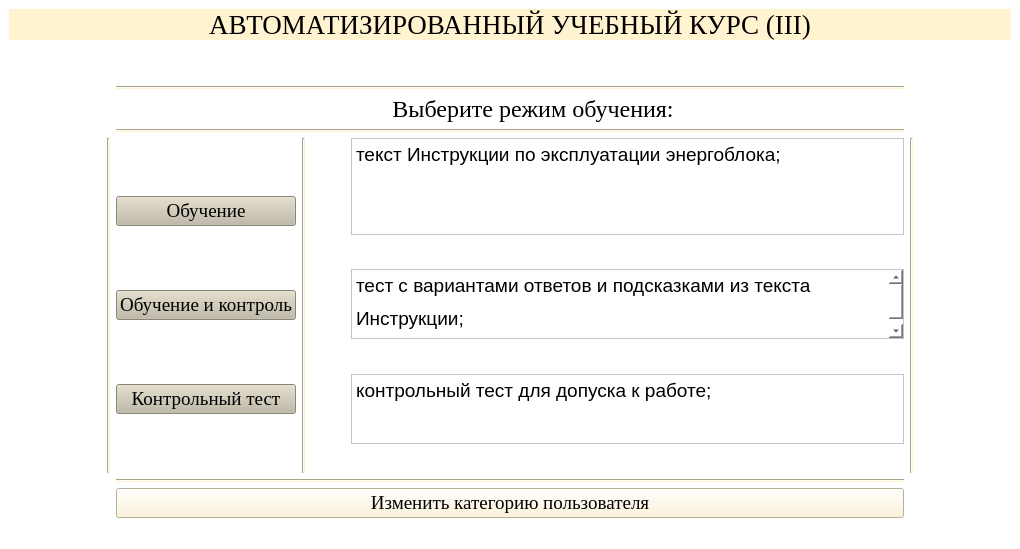
<?xml version="1.0" encoding="UTF-8"?>
<ui version="4.0">
 <class>GlavnayaIIIWindow</class>
 <widget class="QMainWindow" name="GlavnayaIIIWindow">
  <property name="geometry">
   <rect>
    <x>0</x>
    <y>0</y>
    <width>1020</width>
    <height>549</height>
   </rect>
  </property>
  <property name="font">
   <font>
    <family>Times New Roman</family>
    <pointsize>14</pointsize>
   </font>
  </property>
  <property name="windowTitle">
   <string>АУК</string>
  </property>
  <property name="layoutDirection">
   <enum>Qt::LeftToRight</enum>
  </property>
  <property name="styleSheet">
   <string notr="true">background-color: rgb(255, 255, 255);</string>
  </property>
  <widget class="QWidget" name="centralwidget">
   <layout class="QGridLayout" name="gridLayout">
    <item row="12" column="4">
     <spacer name="verticalSpacer_20">
      <property name="orientation">
       <enum>Qt::Vertical</enum>
      </property>
      <property name="sizeHint" stdset="0">
       <size>
        <width>20</width>
        <height>40</height>
       </size>
      </property>
     </spacer>
    </item>
    <item row="15" column="4">
     <spacer name="verticalSpacer_13">
      <property name="orientation">
       <enum>Qt::Vertical</enum>
      </property>
      <property name="sizeHint" stdset="0">
       <size>
        <width>20</width>
        <height>40</height>
       </size>
      </property>
     </spacer>
    </item>
    <item row="17" column="4">
     <spacer name="verticalSpacer_6">
      <property name="orientation">
       <enum>Qt::Vertical</enum>
      </property>
      <property name="sizeHint" stdset="0">
       <size>
        <width>20</width>
        <height>40</height>
       </size>
      </property>
     </spacer>
    </item>
    <item row="11" column="4">
     <widget class="Line" name="line_3">
      <property name="styleSheet">
       <string notr="true">background-color:#FFF3D0;</string>
      </property>
      <property name="orientation">
       <enum>Qt::Horizontal</enum>
      </property>
     </widget>
    </item>
    <item row="7" column="4">
     <spacer name="verticalSpacer">
      <property name="orientation">
       <enum>Qt::Vertical</enum>
      </property>
      <property name="sizeType">
       <enum>QSizePolicy::Preferred</enum>
      </property>
      <property name="sizeHint" stdset="0">
       <size>
        <width>20</width>
        <height>40</height>
       </size>
      </property>
     </spacer>
    </item>
    <item row="10" column="7">
     <spacer name="horizontalSpacer_9">
      <property name="orientation">
       <enum>Qt::Horizontal</enum>
      </property>
      <property name="sizeType">
       <enum>QSizePolicy::Minimum</enum>
      </property>
      <property name="sizeHint" stdset="0">
       <size>
        <width>40</width>
        <height>20</height>
       </size>
      </property>
     </spacer>
    </item>
    <item row="19" column="4">
     <spacer name="verticalSpacer_3">
      <property name="orientation">
       <enum>Qt::Vertical</enum>
      </property>
      <property name="sizeHint" stdset="0">
       <size>
        <width>20</width>
        <height>40</height>
       </size>
      </property>
     </spacer>
    </item>
    <item row="20" column="4">
     <spacer name="verticalSpacer_2">
      <property name="orientation">
       <enum>Qt::Vertical</enum>
      </property>
      <property name="sizeHint" stdset="0">
       <size>
        <width>20</width>
        <height>40</height>
       </size>
      </property>
     </spacer>
    </item>
    <item row="1" column="4">
     <spacer name="verticalSpacer_4">
      <property name="orientation">
       <enum>Qt::Vertical</enum>
      </property>
      <property name="sizeHint" stdset="0">
       <size>
        <width>20</width>
        <height>40</height>
       </size>
      </property>
     </spacer>
    </item>
    <item row="10" column="6">
     <spacer name="horizontalSpacer_7">
      <property name="orientation">
       <enum>Qt::Horizontal</enum>
      </property>
      <property name="sizeType">
       <enum>QSizePolicy::Minimum</enum>
      </property>
      <property name="sizeHint" stdset="0">
       <size>
        <width>40</width>
        <height>20</height>
       </size>
      </property>
     </spacer>
    </item>
    <item row="10" column="4">
     <layout class="QHBoxLayout" name="horizontalLayout_2">
      <item>
       <layout class="QVBoxLayout" name="verticalLayout_2">
        <item>
         <widget class="QPushButton" name="btn_teoriya">
          <property name="font">
           <font>
            <family>Times New Roman</family>
            <pointsize>14</pointsize>
           </font>
          </property>
          <property name="styleSheet">
           <string notr="true">background-color:#BFB9A5;
</string>
          </property>
          <property name="text">
           <string>Обучение</string>
          </property>
         </widget>
        </item>
        <item>
         <widget class="QPushButton" name="btn_test_podskazka">
          <property name="font">
           <font>
            <family>Times New Roman</family>
            <pointsize>14</pointsize>
           </font>
          </property>
          <property name="styleSheet">
           <string notr="true">background-color:#BFB9A5;</string>
          </property>
          <property name="text">
           <string>Обучение и контроль</string>
          </property>
         </widget>
        </item>
        <item>
         <widget class="QPushButton" name="btn_contr_test">
          <property name="font">
           <font>
            <family>Times New Roman</family>
            <pointsize>14</pointsize>
           </font>
          </property>
          <property name="styleSheet">
           <string notr="true">background-color:#BFB9A5;</string>
          </property>
          <property name="text">
           <string>Контрольный тест</string>
          </property>
         </widget>
        </item>
       </layout>
      </item>
      <item>
       <widget class="Line" name="line_6">
        <property name="styleSheet">
         <string notr="true">background-color:#FFEBD0;</string>
        </property>
        <property name="orientation">
         <enum>Qt::Vertical</enum>
        </property>
       </widget>
      </item>
      <item>
       <spacer name="horizontalSpacer_10">
        <property name="orientation">
         <enum>Qt::Horizontal</enum>
        </property>
        <property name="sizeType">
         <enum>QSizePolicy::Fixed</enum>
        </property>
        <property name="sizeHint" stdset="0">
         <size>
          <width>40</width>
          <height>20</height>
         </size>
        </property>
       </spacer>
      </item>
      <item>
       <layout class="QVBoxLayout" name="verticalLayout_3">
        <item>
         <widget class="QTextBrowser" name="textBrowser">
          <property name="font">
           <font>
            <pointsize>14</pointsize>
           </font>
          </property>
          <property name="styleSheet">
           <string notr="true"/>
          </property>
          <property name="sizeAdjustPolicy">
           <enum>QAbstractScrollArea::AdjustToContentsOnFirstShow</enum>
          </property>
          <property name="html">
           <string>&lt;!DOCTYPE HTML PUBLIC &quot;-//W3C//DTD HTML 4.0//EN&quot; &quot;http://www.w3.org/TR/REC-html40/strict.dtd&quot;&gt;
&lt;html&gt;&lt;head&gt;&lt;meta name=&quot;qrichtext&quot; content=&quot;1&quot; /&gt;&lt;style type=&quot;text/css&quot;&gt;
p, li { white-space: pre-wrap; }
&lt;/style&gt;&lt;/head&gt;&lt;body style=&quot; font-family:'MS Shell Dlg 2'; font-size:14pt; font-weight:400; font-style:normal;&quot;&gt;
&lt;p style=&quot; margin-top:12px; margin-bottom:12px; margin-left:0px; margin-right:0px; -qt-block-indent:0; text-indent:0px; line-height:150%;&quot;&gt;&lt;span style=&quot; font-family:'Times New Roman,serif';&quot;&gt;текст Инструкции по эксплуатации энергоблока;&lt;/span&gt;&lt;/p&gt;&lt;/body&gt;&lt;/html&gt;</string>
          </property>
         </widget>
        </item>
        <item>
         <spacer name="verticalSpacer_9">
          <property name="orientation">
           <enum>Qt::Vertical</enum>
          </property>
          <property name="sizeHint" stdset="0">
           <size>
            <width>20</width>
            <height>40</height>
           </size>
          </property>
         </spacer>
        </item>
        <item>
         <widget class="QTextBrowser" name="textBrowser_2">
          <property name="layoutDirection">
           <enum>Qt::LeftToRight</enum>
          </property>
          <property name="autoFillBackground">
           <bool>false</bool>
          </property>
          <property name="styleSheet">
           <string notr="true"/>
          </property>
          <property name="sizeAdjustPolicy">
           <enum>QAbstractScrollArea::AdjustToContentsOnFirstShow</enum>
          </property>
          <property name="html">
           <string>&lt;!DOCTYPE HTML PUBLIC &quot;-//W3C//DTD HTML 4.0//EN&quot; &quot;http://www.w3.org/TR/REC-html40/strict.dtd&quot;&gt;
&lt;html&gt;&lt;head&gt;&lt;meta name=&quot;qrichtext&quot; content=&quot;1&quot; /&gt;&lt;style type=&quot;text/css&quot;&gt;
p, li { white-space: pre-wrap; }
&lt;/style&gt;&lt;/head&gt;&lt;body style=&quot; font-family:'MS Shell Dlg 2'; font-size:8.25pt; font-weight:400; font-style:normal;&quot;&gt;
&lt;p style=&quot; margin-top:12px; margin-bottom:12px; margin-left:0px; margin-right:0px; -qt-block-indent:0; text-indent:0px; line-height:150%;&quot;&gt;&lt;span style=&quot; font-family:'Times New Roman,serif'; font-size:14pt;&quot;&gt;тест с вариантами ответов и подсказками из текста Инструкции;&lt;/span&gt;&lt;/p&gt;&lt;/body&gt;&lt;/html&gt;</string>
          </property>
         </widget>
        </item>
        <item>
         <spacer name="verticalSpacer_16">
          <property name="orientation">
           <enum>Qt::Vertical</enum>
          </property>
          <property name="sizeHint" stdset="0">
           <size>
            <width>20</width>
            <height>40</height>
           </size>
          </property>
         </spacer>
        </item>
        <item>
         <widget class="QTextBrowser" name="textBrowser_3">
          <property name="styleSheet">
           <string notr="true"/>
          </property>
          <property name="sizeAdjustPolicy">
           <enum>QAbstractScrollArea::AdjustToContentsOnFirstShow</enum>
          </property>
          <property name="html">
           <string>&lt;!DOCTYPE HTML PUBLIC &quot;-//W3C//DTD HTML 4.0//EN&quot; &quot;http://www.w3.org/TR/REC-html40/strict.dtd&quot;&gt;
&lt;html&gt;&lt;head&gt;&lt;meta name=&quot;qrichtext&quot; content=&quot;1&quot; /&gt;&lt;style type=&quot;text/css&quot;&gt;
p, li { white-space: pre-wrap; }
&lt;/style&gt;&lt;/head&gt;&lt;body style=&quot; font-family:'MS Shell Dlg 2'; font-size:8.25pt; font-weight:400; font-style:normal;&quot;&gt;
&lt;p style=&quot; margin-top:0px; margin-bottom:0px; margin-left:0px; margin-right:0px; -qt-block-indent:0; text-indent:0px;&quot;&gt;&lt;span style=&quot; font-family:'Times New Roman,serif'; font-size:14pt;&quot;&gt;контрольный тест для допуска к работе;&lt;/span&gt;&lt;/p&gt;&lt;/body&gt;&lt;/html&gt;</string>
          </property>
         </widget>
        </item>
        <item>
         <spacer name="verticalSpacer_17">
          <property name="orientation">
           <enum>Qt::Vertical</enum>
          </property>
          <property name="sizeHint" stdset="0">
           <size>
            <width>20</width>
            <height>40</height>
           </size>
          </property>
         </spacer>
        </item>
       </layout>
      </item>
     </layout>
    </item>
    <item row="10" column="2">
     <spacer name="horizontalSpacer_4">
      <property name="orientation">
       <enum>Qt::Horizontal</enum>
      </property>
      <property name="sizeType">
       <enum>QSizePolicy::Minimum</enum>
      </property>
      <property name="sizeHint" stdset="0">
       <size>
        <width>40</width>
        <height>20</height>
       </size>
      </property>
     </spacer>
    </item>
    <item row="21" column="4">
     <widget class="QPushButton" name="btn_user">
      <property name="font">
       <font>
        <family>Times New Roman</family>
        <pointsize>14</pointsize>
       </font>
      </property>
      <property name="styleSheet">
       <string notr="true">background-color:#FFF3D0;</string>
      </property>
      <property name="text">
       <string>Изменить категорию пользователя</string>
      </property>
     </widget>
    </item>
    <item row="5" column="4">
     <widget class="Line" name="line_2">
      <property name="styleSheet">
       <string notr="true">background-color:#FFF3D0;</string>
      </property>
      <property name="orientation">
       <enum>Qt::Horizontal</enum>
      </property>
     </widget>
    </item>
    <item row="3" column="4">
     <widget class="Line" name="line">
      <property name="font">
       <font>
        <family>Times New Roman</family>
       </font>
      </property>
      <property name="styleSheet">
       <string notr="true">background-color: #FFF3D0;</string>
      </property>
      <property name="orientation">
       <enum>Qt::Horizontal</enum>
      </property>
     </widget>
    </item>
    <item row="18" column="4">
     <spacer name="verticalSpacer_5">
      <property name="orientation">
       <enum>Qt::Vertical</enum>
      </property>
      <property name="sizeHint" stdset="0">
       <size>
        <width>20</width>
        <height>40</height>
       </size>
      </property>
     </spacer>
    </item>
    <item row="4" column="2" colspan="6">
     <widget class="QLabel" name="label">
      <property name="font">
       <font>
        <family>Times New Roman</family>
        <pointsize>18</pointsize>
       </font>
      </property>
      <property name="styleSheet">
       <string notr="true"/>
      </property>
      <property name="text">
       <string>Выберите режим обучения:</string>
      </property>
      <property name="alignment">
       <set>Qt::AlignCenter</set>
      </property>
     </widget>
    </item>
    <item row="16" column="4">
     <spacer name="verticalSpacer_7">
      <property name="orientation">
       <enum>Qt::Vertical</enum>
      </property>
      <property name="sizeHint" stdset="0">
       <size>
        <width>20</width>
        <height>40</height>
       </size>
      </property>
     </spacer>
    </item>
    <item row="10" column="3">
     <widget class="Line" name="line_5">
      <property name="styleSheet">
       <string notr="true">background-color:#FFF3D0;</string>
      </property>
      <property name="orientation">
       <enum>Qt::Vertical</enum>
      </property>
     </widget>
    </item>
    <item row="13" column="4">
     <spacer name="verticalSpacer_15">
      <property name="orientation">
       <enum>Qt::Vertical</enum>
      </property>
      <property name="sizeHint" stdset="0">
       <size>
        <width>20</width>
        <height>40</height>
       </size>
      </property>
     </spacer>
    </item>
    <item row="10" column="1">
     <spacer name="horizontalSpacer_8">
      <property name="orientation">
       <enum>Qt::Horizontal</enum>
      </property>
      <property name="sizeType">
       <enum>QSizePolicy::Fixed</enum>
      </property>
      <property name="sizeHint" stdset="0">
       <size>
        <width>40</width>
        <height>20</height>
       </size>
      </property>
     </spacer>
    </item>
    <item row="10" column="5">
     <widget class="Line" name="line_7">
      <property name="styleSheet">
       <string notr="true">background-color: #FFF3D0;</string>
      </property>
      <property name="orientation">
       <enum>Qt::Vertical</enum>
      </property>
     </widget>
    </item>
    <item row="6" column="4">
     <spacer name="verticalSpacer_8">
      <property name="orientation">
       <enum>Qt::Vertical</enum>
      </property>
      <property name="sizeHint" stdset="0">
       <size>
        <width>20</width>
        <height>40</height>
       </size>
      </property>
     </spacer>
    </item>
    <item row="8" column="4">
     <spacer name="verticalSpacer_11">
      <property name="orientation">
       <enum>Qt::Vertical</enum>
      </property>
      <property name="sizeHint" stdset="0">
       <size>
        <width>20</width>
        <height>40</height>
       </size>
      </property>
     </spacer>
    </item>
    <item row="14" column="4">
     <spacer name="verticalSpacer_14">
      <property name="orientation">
       <enum>Qt::Vertical</enum>
      </property>
      <property name="sizeHint" stdset="0">
       <size>
        <width>20</width>
        <height>40</height>
       </size>
      </property>
     </spacer>
    </item>
    <item row="9" column="4">
     <spacer name="verticalSpacer_12">
      <property name="orientation">
       <enum>Qt::Vertical</enum>
      </property>
      <property name="sizeHint" stdset="0">
       <size>
        <width>20</width>
        <height>40</height>
       </size>
      </property>
     </spacer>
    </item>
    <item row="2" column="4">
     <spacer name="verticalSpacer_21">
      <property name="orientation">
       <enum>Qt::Vertical</enum>
      </property>
      <property name="sizeType">
       <enum>QSizePolicy::Fixed</enum>
      </property>
      <property name="sizeHint" stdset="0">
       <size>
        <width>20</width>
        <height>40</height>
       </size>
      </property>
     </spacer>
    </item>
    <item row="0" column="0" colspan="9">
     <layout class="QVBoxLayout" name="verticalLayout">
      <item>
       <widget class="QLabel" name="label_3">
        <property name="font">
         <font>
          <family>Times New Roman</family>
          <pointsize>20</pointsize>
          <weight>50</weight>
          <italic>false</italic>
          <bold>false</bold>
          <underline>false</underline>
          <strikeout>false</strikeout>
         </font>
        </property>
        <property name="mouseTracking">
         <bool>false</bool>
        </property>
        <property name="styleSheet">
         <string notr="true">background-color:#FFF3D0;</string>
        </property>
        <property name="text">
         <string>АВТОМАТИЗИРОВАННЫЙ УЧЕБНЫЙ КУРС (III)</string>
        </property>
        <property name="alignment">
         <set>Qt::AlignCenter</set>
        </property>
       </widget>
      </item>
     </layout>
    </item>
   </layout>
  </widget>
  <widget class="QStatusBar" name="statusbar"/>
 </widget>
 <resources/>
 <connections/>
</ui>
